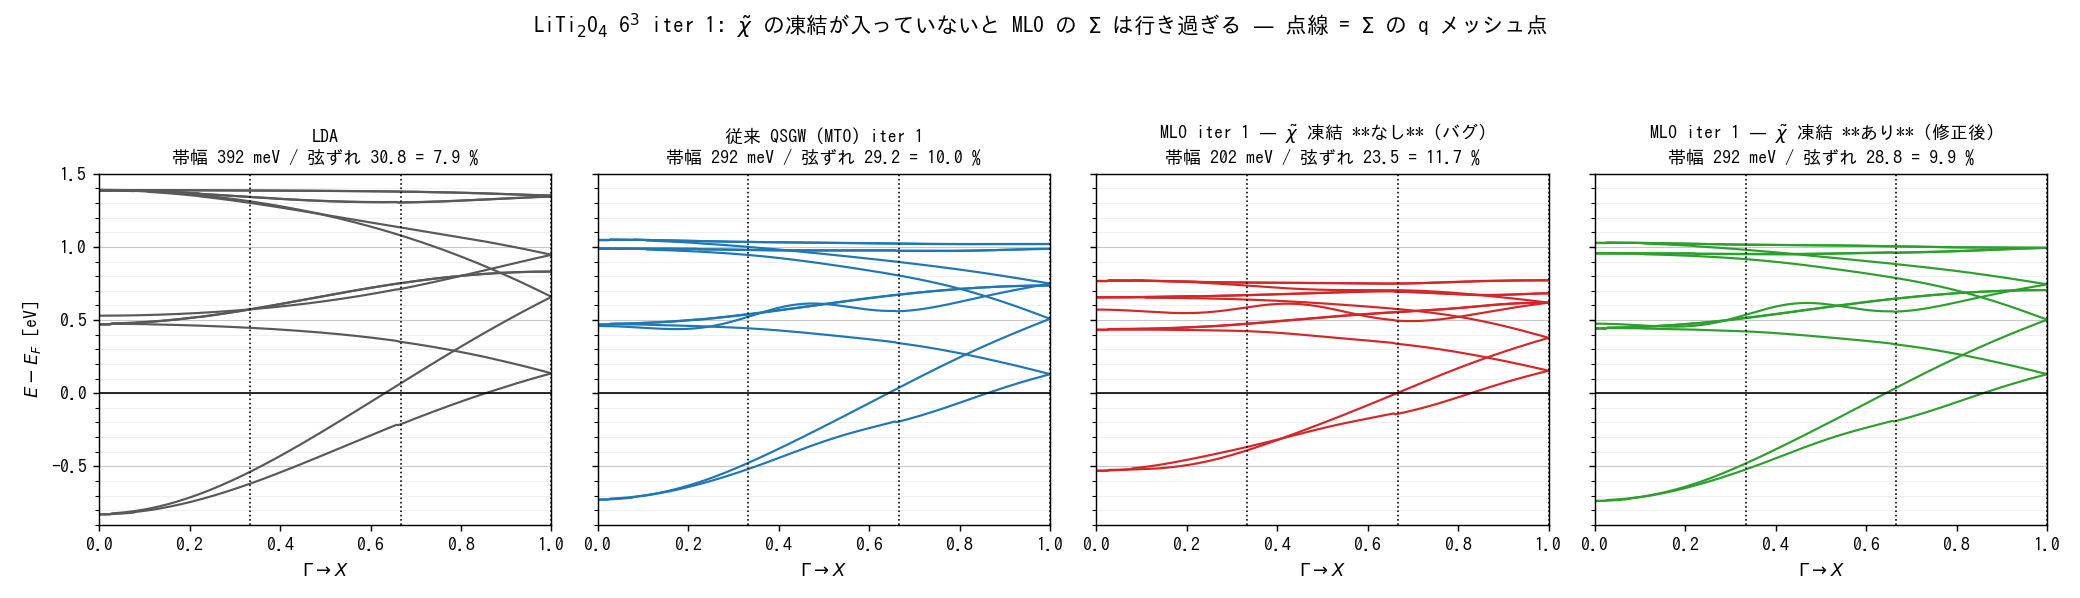

Write Python code to recreate this figure.
#!/usr/bin/env python3
"""LiTi2O4 6^3 iteration 1: LDA / conventional / MLO without the chi~ freeze / MLO with it."""
import sys, os, numpy as np, matplotlib; matplotlib.use('Agg')
import matplotlib.pyplot as plt
matplotlib.rcParams['font.sans-serif'] = ['IPAGothic', 'Droid Sans Fallback', 'DejaVu Sans']
matplotlib.rcParams['axes.unicode_minus'] = False
from matplotlib.ticker import MultipleLocator
ROOT, OUT = sys.argv[1], sys.argv[2]
def rd(f):
    xs, es, cx, ce = [], [], [], []
    for ln in open(f):
        if ln.startswith('#'): continue
        t = ln.split()
        if len(t) < 3:
            if cx: xs.append(cx); es.append(ce); cx = []; ce = []
            continue
        cx.append(float(t[1])); ce.append(float(t[2]))
    if cx: xs.append(cx); es.append(ce)
    return np.array(xs[0]), np.array(es)
MESH=[0.0,1/3,2/3,1.0]; IDX=[0,70,140,210]; LO,HI=32,44
def chord(y,x):
    return np.array([np.abs(y[a:b+1]-np.interp(x[a:b+1],[x[a],x[b]],[y[a],y[b]])).max()
                     for a,b in zip(IDX[:-1],IDX[1:])])*1e3
C=[('LDA', f'{ROOT}/liti_mlo/bnd_lda.dat','0.35'),
   ('従来 QSGW (MTO) iter 1', f'{ROOT}/liti_ref/bnd_iter1.dat','tab:blue'),
   ('MLO iter 1 — $\\tilde\\chi$ 凍結 **なし**（バグ）', f'{ROOT}/liti_mlo/bnd_iter1.dat','tab:red'),
   ('MLO iter 1 — $\\tilde\\chi$ 凍結 **あり**（修正後）', f'{ROOT}/frozen/bnd_iter1.dat','tab:green')]
C=[c for c in C if os.path.exists(c[1])]
fig,AX=plt.subplots(1,len(C),figsize=(4.0*len(C),4.6),sharey=True)
for ax,(lab,f,col) in zip(np.atleast_1d(AX),C):
    x,E=rd(f); S=np.sort(E[LO:HI],axis=0)
    for b in S: ax.plot(x,b,'-',lw=1.2,color=col)
    w=np.mean([b.max()-b.min() for b in S])*1e3
    c=np.array([chord(b,x) for b in S]).mean()
    ax.set_ylim(-0.9,1.5); ax.set_xlim(0,1); ax.axhline(0,color='k',lw=0.9)
    for q in MESH: ax.axvline(q,color='k',ls=':',lw=0.9)
    ax.yaxis.set_major_locator(MultipleLocator(0.5)); ax.yaxis.set_minor_locator(MultipleLocator(0.1))
    ax.grid(axis='y',which='major',color='0.78',lw=0.6); ax.grid(axis='y',which='minor',color='0.92',lw=0.4)
    ax.set_title(f'{lab}\n帯幅 {w:.0f} meV / 弦ずれ {c:.1f} = {c/w*100:.1f} %',fontsize=10)
    ax.set_xlabel('$\\Gamma \\to X$')
np.atleast_1d(AX)[0].set_ylabel('$E-E_F$ [eV]')
fig.suptitle('LiTi$_2$O$_4$ 6$^3$ iter 1: $\\tilde\\chi$ の凍結が入っていないと MLO の $\\Sigma$ は行き過ぎる '
             '— 点線 = $\\Sigma$ の q メッシュ点', fontsize=12)
plt.tight_layout(rect=[0,0,1,0.92]); plt.savefig(OUT,dpi=130)
print('wrote',OUT)
